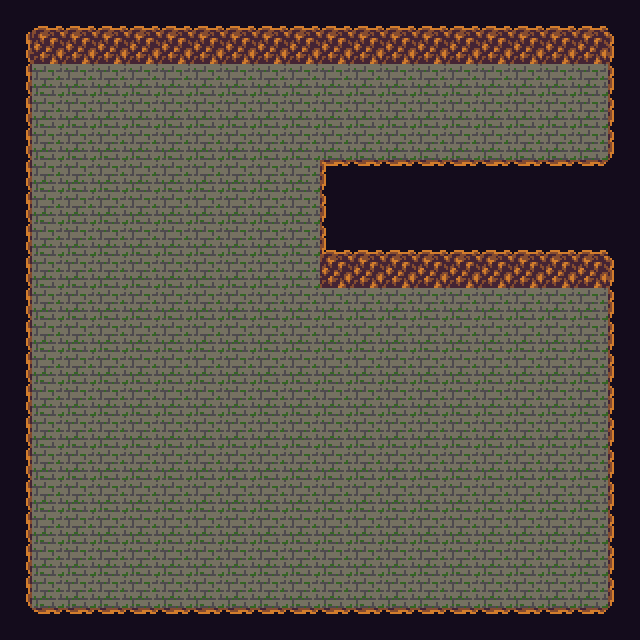

Rendered tile map (Tiled .tmx) drawn with the repository's tilesets; below, a short description and the full map source, tile grids included:
An orthogonal 20x20 tile map with 32x32 px tiles, 2 tile layers (ground, super) and 9 objects (warp).

<map version="1.2" tiledversion="1.2.1" orientation="orthogonal" renderorder="right-down" width="20" height="20" tilewidth="32" tileheight="32" infinite="0" nextlayerid="4" nextobjectid="23">
 <tileset firstgid="1" source="../tilesets/tiny32.tsx" />
 <layer id="1" name="ground" width="20" height="20">
  <data encoding="csv">
87,87,87,87,87,87,87,87,87,87,87,87,87,87,87,87,87,87,87,87,
87,104,104,104,104,104,104,104,104,104,104,104,104,104,104,104,104,104,104,87,
87,105,105,105,105,105,105,105,105,105,105,105,105,105,105,105,105,105,105,87,
87,105,105,105,105,105,105,105,105,105,105,105,105,105,105,105,105,105,105,87,
87,105,105,105,105,105,105,105,105,105,105,105,105,105,105,105,105,105,105,87,
87,105,105,105,105,105,105,105,105,105,87,87,87,87,87,87,87,87,87,87,
87,105,105,105,105,105,105,105,105,105,87,87,87,87,87,87,87,87,87,87,
87,105,105,105,105,105,105,105,105,105,87,87,87,87,87,87,87,87,87,87,
87,105,105,105,105,105,105,105,105,105,104,104,104,104,104,104,104,104,104,87,
87,105,105,105,105,105,105,105,105,105,105,105,105,105,105,105,105,105,105,87,
87,105,105,105,105,105,105,105,105,105,105,105,105,105,105,105,105,105,105,87,
87,105,105,105,105,105,105,105,105,105,105,105,105,105,105,105,105,105,105,87,
87,105,105,105,105,105,105,105,105,105,105,105,105,105,105,105,105,105,105,87,
87,105,105,105,105,105,105,105,105,105,105,105,105,105,105,105,105,105,105,87,
87,105,105,105,105,105,105,105,105,105,105,105,105,105,105,105,105,105,105,87,
87,105,105,105,105,105,105,105,105,105,105,105,105,105,105,105,105,105,105,87,
87,105,105,105,105,105,105,105,105,105,105,105,105,105,105,105,105,105,105,87,
87,105,105,105,105,105,105,105,105,105,105,105,105,105,105,105,105,105,105,87,
87,105,105,105,105,105,105,105,105,105,105,105,105,105,105,105,105,105,105,87,
87,87,87,87,87,87,87,87,87,87,87,87,87,87,87,87,87,87,87,87
</data>
 </layer>
 <layer id="2" name="super" width="20" height="20">
  <data encoding="csv">
0,117,117,117,117,117,117,117,117,117,117,117,117,117,117,117,117,117,117,0,
102,0,0,0,0,0,0,0,0,0,0,0,0,0,0,0,0,0,0,100,
102,0,0,0,0,0,0,0,0,0,0,0,0,0,0,0,0,0,0,100,
102,0,0,0,0,0,0,0,0,0,0,0,0,0,0,0,0,0,0,100,
102,0,0,0,0,0,0,0,0,0,0,0,0,0,0,0,0,0,0,100,
102,0,0,0,0,0,0,0,0,0,84,85,85,85,85,85,85,85,85,0,
102,0,0,0,0,0,0,0,0,0,100,0,0,0,0,0,0,0,0,0,
102,0,0,0,0,0,0,0,0,0,116,117,117,117,117,117,117,117,117,0,
102,0,0,0,0,0,0,0,0,0,0,0,0,0,0,0,0,0,0,100,
102,0,0,0,0,0,0,0,0,0,0,0,0,0,0,0,0,0,0,100,
102,0,0,0,0,0,0,0,0,0,0,0,0,0,0,0,0,0,0,100,
102,0,0,0,0,0,0,0,0,0,0,0,0,0,0,0,0,0,0,100,
102,0,0,0,0,0,0,0,0,0,0,0,0,0,0,0,0,0,0,100,
102,0,0,0,0,0,0,0,0,0,0,0,0,0,0,0,0,0,0,100,
102,0,0,0,0,0,0,0,0,0,0,0,0,0,0,0,0,0,0,100,
102,0,0,0,0,0,0,0,0,0,0,0,0,0,0,0,0,0,0,100,
102,0,0,0,0,0,0,0,0,0,0,0,0,0,0,0,0,0,0,100,
102,0,0,0,0,0,0,0,0,0,0,0,0,0,0,0,0,0,0,100,
102,0,0,0,0,0,0,0,0,0,0,0,0,0,0,0,0,0,0,100,
0,85,85,85,85,85,85,85,85,85,85,85,85,85,85,85,85,85,85,0
</data>
 </layer>
 <objectgroup id="3" name="collision" visible="0">
  <properties>
   <property name="collidable" type="bool" value="true" />
  </properties>
  <object id="5" x="32" y="32" width="608" height="32" />
  <object id="6" x="608" y="64" width="32" height="128" />
  <object id="7" x="320" y="160" width="288" height="32" />
  <object id="8" x="320" y="192" width="32" height="96" />
  <object id="9" x="352" y="256" width="288" height="32" />
  <object id="10" x="608" y="288" width="32" height="352" />
  <object id="11" x="0" y="608" width="608" height="32" />
  <object id="12" x="0" y="32" width="32" height="576" />
  <object id="22" type="warp" x="32" y="256" width="288" height="32">
   <properties>
    <property name="level" value="0-0" />
   </properties>
  </object>
 </objectgroup>
</map>
